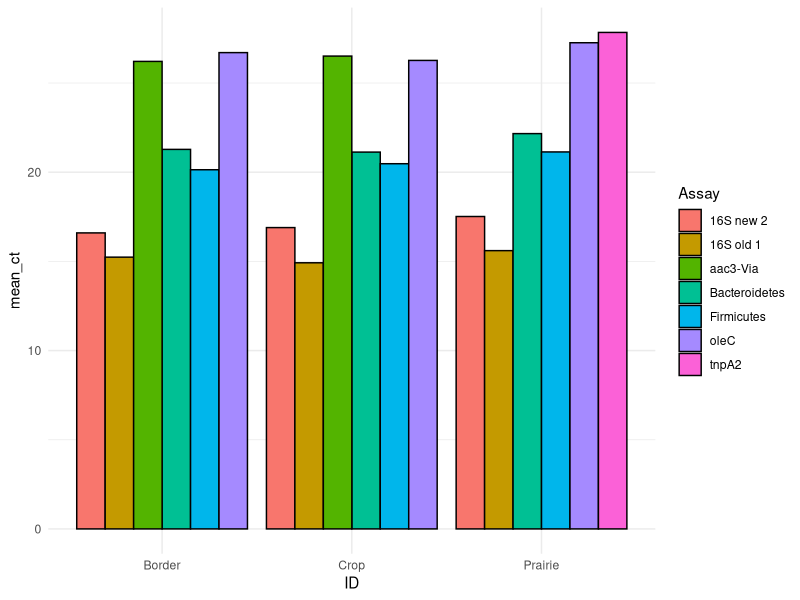
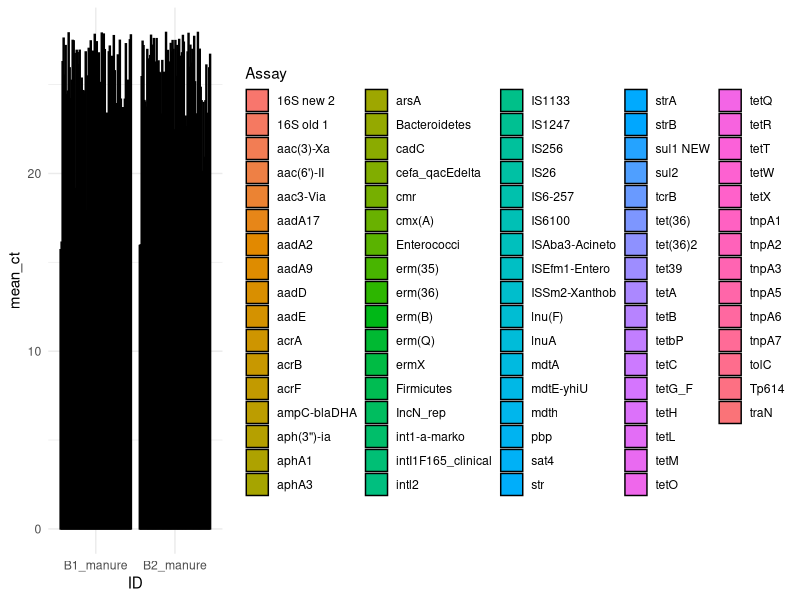
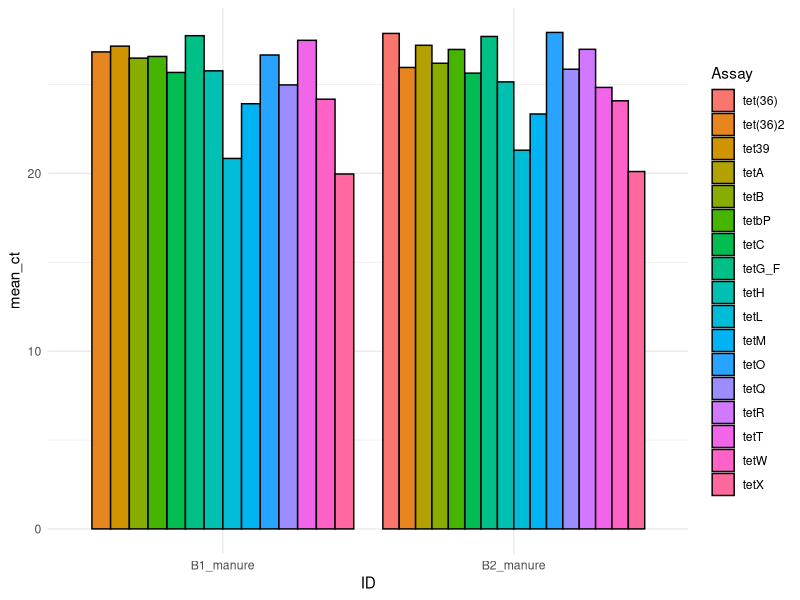
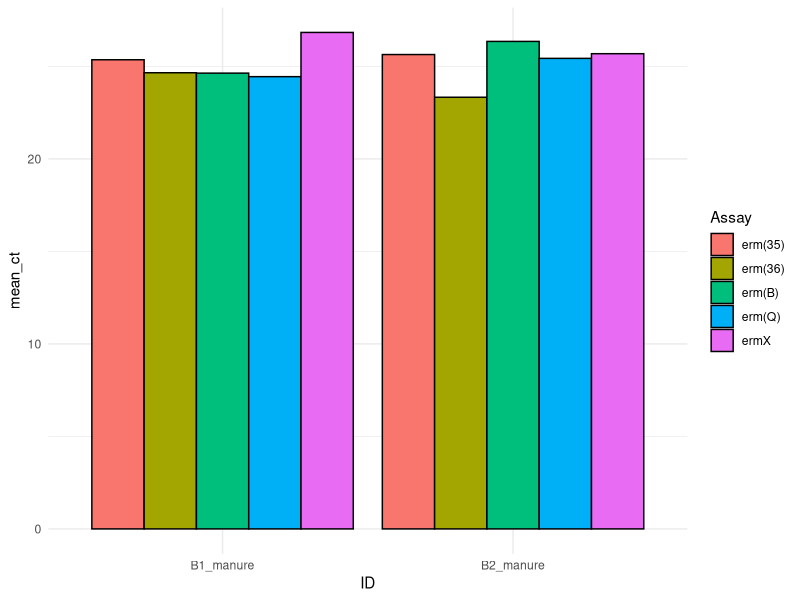
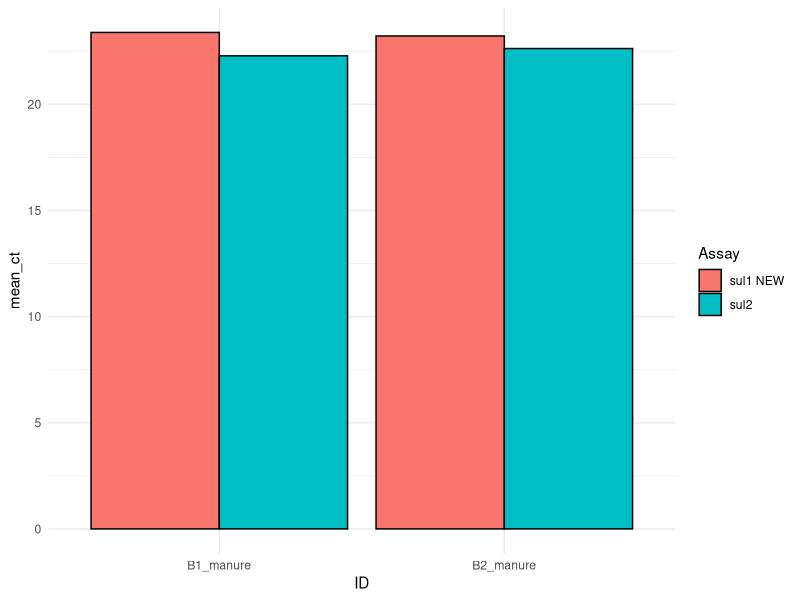

Reproduce these figures in R, in order.
## ---- chunk 1
knitr::opts_chunk$set(echo = TRUE)
## ---- chunk 2
library(tidyverse)
library(ggplot2)
library(reshape2)
library(ggpubr)
library(data.table)
## ---- chunk 3
STRIPs <- read.delim("./data/wafergen_results/STRIPs.txt", row.names=NULL, comment.char="#")
# For this data, any rows with Ct == NA are not valuable, they indicated that a target sequence was not amplified in a sample so we can leave them out of this data

STRIPs <- STRIPs %>%
  filter(Ct != "NA")
anyNA(STRIPs$Ct)
## ---- chunk 4
# Add a column "ID" with information based on the "Sample" column, basically making a group where reps are within a sample to calculate mean
STRIPs <- STRIPs %>%
  mutate(ID = ifelse(grepl("B1_manure", Sample), "B1_manure",
                     ifelse(grepl("B2_manure", Sample), "B2_manure",
                            ifelse(grepl("P4", Sample), "Prairie",
                                   ifelse(grepl("P3", Sample), "Border", "Crop")))))
## ---- chunk 5
hits <- STRIPs %>%
  select(Sample, ID, Assay, Ct) %>%
  filter(Ct <= 28) %>%
  group_by(ID, Assay) %>%
  summarize(mean_ct = mean(Ct, na.rm = F)) %>%
  arrange(ID, Assay, mean_ct)
## ---- chunk 6
hits_soil <- hits %>%
  filter(ID %in% c("Prairie", "Border", "Crop"))
p <- ggplot(data=hits_soil, aes(x=ID, y=mean_ct, fill=Assay)) +
geom_bar(stat="identity", color="black", position=position_dodge())+
  theme_minimal()
p
## ---- chunk 7
hits_manure <- hits %>%
  filter(ID %in% c("B1_manure", "B2_manure"))
p <- ggplot(data=hits_manure, aes(x=ID, y=mean_ct, fill=Assay)) +
geom_bar(stat="identity", color="black", position=position_dodge())+
  theme_minimal()
p
## ---- chunk 8
tet <- filter(hits, grepl("tet", Assay)) 
tetp <- ggplot(data=tet, aes(x=ID, y=mean_ct, fill=Assay)) +
geom_bar(stat="identity", color="black", position=position_dodge())+
  theme_minimal()
tetp
## ---- chunk 9
erm <- filter(hits, grepl("erm", Assay)) 
ermp <- ggplot(data=erm, aes(x=ID, y=mean_ct, fill=Assay)) +
geom_bar(stat="identity", color="black", position=position_dodge())+
  theme_minimal()
ermp
## ---- chunk 10
sul <- filter(hits, grepl("sul", Assay)) 
sulp <- ggplot(data=sul, aes(x=ID, y=mean_ct, fill=Assay)) +
geom_bar(stat="identity", color="black", position=position_dodge())+
  theme_minimal()
sulp
